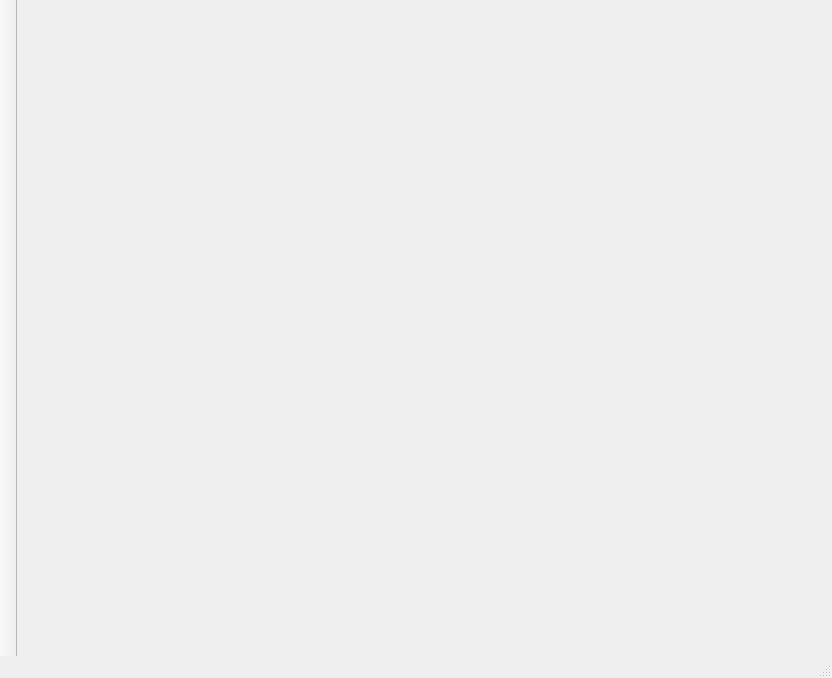
<ui version="4.0" >
 <class>MainWindowClass</class>
 <widget class="QMainWindow" name="MainWindowClass" >
  <property name="geometry" >
   <rect>
    <x>0</x>
    <y>0</y>
    <width>832</width>
    <height>678</height>
   </rect>
  </property>
  <property name="windowTitle" >
   <string>MainWindow</string>
  </property>
  <widget class="QWidget" name="centralWidget" />
  <widget class="QMenuBar" name="menuBar" >
   <property name="geometry" >
    <rect>
     <x>0</x>
     <y>0</y>
     <width>832</width>
     <height>20</height>
    </rect>
   </property>
  </widget>
  <widget class="QStatusBar" name="statusBar" />
  <widget class="QToolBar" name="toolBar" >
   <property name="windowTitle" >
    <string>标准</string>
   </property>
   <property name="movable" >
    <bool>false</bool>
   </property>
   <property name="allowedAreas" >
    <set>Qt::LeftToolBarArea</set>
   </property>
   <property name="iconSize" >
    <size>
     <width>48</width>
     <height>48</height>
    </size>
   </property>
   <property name="toolButtonStyle" >
    <enum>Qt::ToolButtonTextBesideIcon</enum>
   </property>
   <property name="floatable" >
    <bool>false</bool>
   </property>
   <attribute name="toolBarArea" >
    <enum>LeftToolBarArea</enum>
   </attribute>
   <attribute name="toolBarBreak" >
    <bool>false</bool>
   </attribute>
  </widget>
 </widget>
 <layoutdefault spacing="6" margin="11" />
 <resources/>
 <connections/>
</ui>
